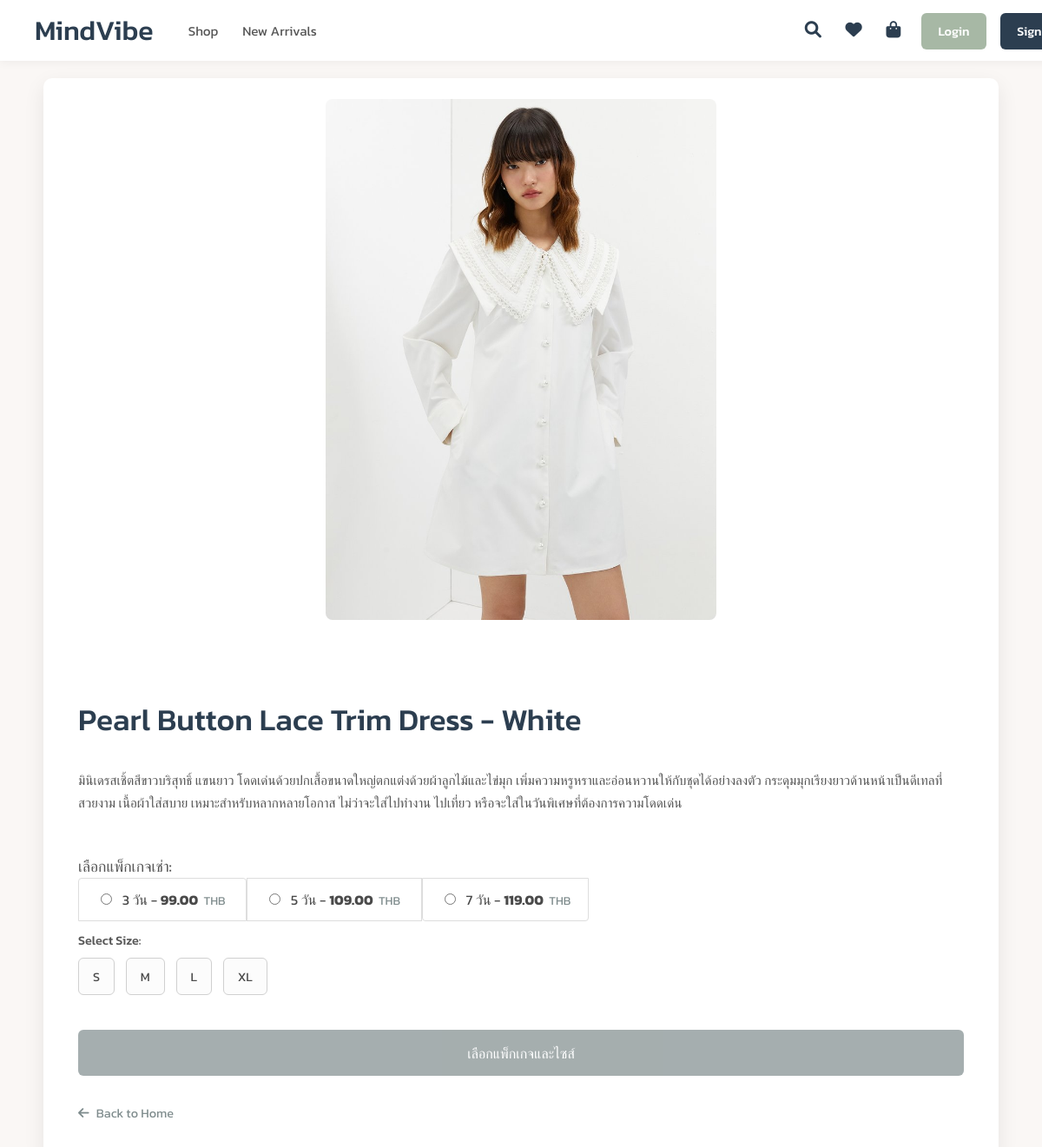
The app's page /clothing/10/ with its own data.
### clothes/models.py (models this page shows, shortened)
class Clothing(models.Model):
    category = models.ForeignKey(
        'Category',
        related_name='clothes',
        on_delete=models.SET_NULL,
        null=True,
        blank=True,
        help_text="เลือกหมวดหมู่สำหรับชุดนี้"
    )
    name = models.CharField(max_length=100, help_text="ชื่อชุด")
    slug = models.SlugField(max_length=120, unique=True, blank=True, help_text="URL (สร้างจากชื่ออัตโนมัติ)")
    description = models.TextField(help_text="รายละเอียดชุด, เนื้อผ้า, คำแนะนำในการเช่า (ถ้ามี)")
    image = models.ImageField(upload_to='clothing_images/', help_text="รูปภาพหลักของชุด")
    price_3_days = models.DecimalField(max_digits=10, decimal_places=2, null=True, blank=True, help_text="ราคาเช่า 3 วัน (บาท)")
    price_5_days = models.DecimalField(max_digits=10, decimal_places=2, null=True, blank=True, help_text="ราคาเช่า 5 วัน (บาท)")
    price_7_days = models.DecimalField(max_digits=10, decimal_places=2, null=True, blank=True, help_text="ราคาเช่า 7 วัน (บาท)")
    available_for_rent = models.BooleanField(default=True, help_text="ชุดนี้พร้อมให้เช่าหรือไม่?")
    created_at = models.DateTimeField(default=timezone.now)
    updated_at = models.DateTimeField(auto_now=True)
    class Meta:
        verbose_name = "สินค้าเสื้อผ้า"
        verbose_name_plural = "สินค้าเสื้อผ้า"
        ordering = ['-created_at', 'name']

### clothes/views.py (the view)
# urls.py: path('clothing/<int:pk>/', views.detail, name='detail'),
def detail(request, pk):
    item = get_object_or_404(Clothing, pk=pk)
    return render(request, 'clothes/detail.html', {'item': item})

### clothes/templates/clothes/detail.html (shortened to what this page needs)
{% load static %}
<!DOCTYPE html>
<html lang="en">
<head>
  <link rel="stylesheet" href="https://cdnjs.cloudflare.com/ajax/libs/font-awesome/6.0.0-beta3/css/all.min.css">
</head>
<body>
  <nav class="navbar">
    <div class="navbar-left">
        <div class="navbar-logo">
            <a href="{% url 'clothes:home' %}">MindVibe</a>
        </div>
        <div class="navbar-categories">
            <a href="#">Shop</a>
            <a href="{% url 'clothes:new_arrivals' %}">New Arrivals</a>
        </div>
    </div>
    <div class="navbar-right">
        <div class="navbar-icons">
            <a href="#" aria-label="Search"><i class="fas fa-search"></i></a>
            <a href="#" aria-label="Wishlist"><i class="fas fa-heart"></i></a>
            <a href="#" aria-label="Shopping Bag"><i class="fas fa-shopping-bag"></i></a>
        </div>
        <div class="navbar-auth">
            {% if user.is_authenticated %}
                <span class="user-greeting">Hi, {{ user.username|default:'User' }}</span>
                <a href="{% url 'clothes:logout' %}" class="btn-logout">Logout</a>
            {% else %}
                <a href="{% url 'clothes:login' %}" class="btn-login">Login</a>
                <a href="{% url 'clothes:signup' %}" class="btn-signup">Sign Up</a>
            {% endif %}
        </div>
    </div>
  </nav>
  <div class="container">
    <div class="image-column">
        {% if item.image %}
            <img src="{{ item.image.url }}" alt="{{ item.name }}">
        {% else %}
            <img src="https://placehold.co/400x500/E0E0E0/A0A0A0?text=No+Image" alt="{{ item.name }}">
        {% endif %}
    </div>
    <div class="info-column">
      <h1>{{ item.name }}</h1>
      <p class="description">{{ item.description }}</p>
        <form id="addToCartForm" method="POST" action="{% url 'clothes:add_to_cart' item.pk %}">
            {% if item.price_3_days or item.price_5_days or item.price_7_days %}
                <div class="rental-options-wrapper" style="margin-bottom: 1.5rem;">
                    <h4 style="font-size: 1.1rem; font-weight: 500; color: #555; margin-bottom: 0.8rem;">เลือกแพ็กเกจเช่า:</h4>
                    <div id="rentalDurationOptions">
                        {% if item.price_3_days %}
                        <label class="list-group-item">
                            <input type="radio" name="rental_duration" value="3_days" data-price="{{ item.price_3_days|floatformat:2 }}" data-duration-text="3 วัน" required class="rental-duration-radio">
                            <span>3 วัน - </span><span style="font-weight:bold;">{{ item.price_3_days|floatformat:2 }}</span><span class="currency" style="font-size: 0.85rem; color: #7f8c8d; margin-left: 0.2rem;"> THB</span>
                        </label>
                        {% endif %}
                        {% if item.price_5_days %}
                        <label class="list-group-item">
                            <input type="radio" name="rental_duration" value="5_days" data-price="{{ item.price_5_days|floatformat:2 }}" data-duration-text="5 วัน" required class="rental-duration-radio">
                            <span>5 วัน - </span><span style="font-weight:bold;">{{ item.price_5_days|floatformat:2 }}</span><span class="currency" style="font-size: 0.85rem; color: #7f8c8d; margin-left: 0.2rem;"> THB</span>
                        </label>
                        {% endif %}
                        {% if item.price_7_days %}
                        <label class="list-group-item">
                            <input type="radio" name="rental_duration" value="7_days" data-price="{{ item.price_7_days|floatformat:2 }}" data-duration-text="7 วัน" required class="rental-duration-radio">
                            <span>7 วัน - </span><span style="font-weight:bold;">{{ item.price_7_days|floatformat:2 }}</span><span class="currency" style="font-size: 0.85rem; color: #7f8c8d; margin-left: 0.2rem;"> THB</span>
                        </label>
                        {% endif %}
                    </div>
                </div>
            {% else %}
                <p class="price-tag" style="color: #c0392b;">Price on request</p>
                <p style="font-size: 0.9rem; color: #7f8c8d; margin-top: -1rem; margin-bottom: 1.5rem;">
                    กรุณาติดต่อสอบถามข้อมูลราคา
                </p>
            {% endif %}
            <div class="size-wrapper">
                <label>Select Size:</label>
                <div class="size-buttons">
                    <button type="button" class="size-btn" onclick="selectSize(this, 'S')">S</button>
                    <button type="button" class="size-btn" onclick="selectSize(this, 'M')">M</button>
                    <button type="button" class="size-btn" onclick="selectSize(this, 'L')">L</button>
                    <button type="button" class="size-btn" onclick="selectSize(this, 'XL')">XL</button>
                </div>
            </div>
            {% if item.available_for_rent %}
                <button type="submit" id="submitAddToCartBtn" class="add-to-cart-btn" disabled>
                </button>
            {% else %}
                <button type="button" class="add-to-cart-btn" disabled>
                    Currently Unavailable
                </button>
            {% endif %}
        </form>
      <a href="{% url 'clothes:home' %}" class="back-link"><i class="fas fa-arrow-left"></i> Back to Home</a>
    </div>
  </div>
</body>
</html>

### clothes/templates/clothes/detail.html (style rules this page uses)
body { font-family: 'Kanit', sans-serif; background-color: #FAF7F5; color: #4A4A4A; margin: 0; padding: 2rem; padding-top: 90px; display: flex; justify-content: center; align-items: flex-start; min-height: 100vh; }
.container { display: flex; flex-wrap: wrap; max-width: 1100px; width: 100%; background-color: #FFFFFF; border-radius: 10px; box-shadow: 0 8px 25px rgba(0, 0, 0, 0.08); overflow: hidden; }
.image-column { flex: 1 1 50%; min-width: 300px; padding: 1.5rem; display: flex; justify-content: center; align-items: center; }
.image-column img { max-width: 100%; max-height: 600px; height: auto; border-radius: 8px; object-fit: cover; }
.info-column { flex: 1 1 50%; min-width: 300px; padding: 2.5rem; display: flex; flex-direction: column; }
.info-column h1 { font-size: 2.2rem; color: #2C3E50; margin-bottom: 1rem; font-weight: 500; }
.info-column .description { font-size: 0.95rem; line-height: 1.7; color: #555; margin-bottom: 1.5rem; }
.rental-options-wrapper label.list-group-item { cursor: pointer; border: 1px solid #ddd; padding: 0.75rem 1.25rem; margin-bottom: -1px; border-radius: 0; transition: background-color 0.2s ease; }
.rental-options-wrapper label.list-group-item:first-child { border-top-left-radius: .25rem; border-top-right-radius: .25rem; }
.rental-options-wrapper label.list-group-item:last-child { border-bottom-left-radius: .25rem; border-bottom-right-radius: .25rem; margin-bottom: 0; }
.rental-options-wrapper input[type="radio"] { margin-right: 0.5rem; }
.size-wrapper { margin-bottom: 1.5rem; }
.size-wrapper > label { display: block; margin-bottom: 0.6rem; color: #555555; font-weight: 500; font-size: 0.9rem; }
.size-buttons { display: flex; gap: 0.8rem; }
.size-btn { padding: 0.6rem 1rem; border: 1px solid #D0D0D0; border-radius: 6px; background-color: #FCFCFC; color: #4A4A4A; cursor: pointer; font-family: 'Kanit', sans-serif; font-size: 0.9rem; transition: background-color 0.2s ease, border-color 0.2s ease, color 0.2s ease; }
.add-to-cart-btn { font-family: 'Kanit', sans-serif; font-size: 1rem; font-weight: 500; padding: 0.9rem 1.5rem; background-color: #2C3E50; color: white; border: none; border-radius: 6px; cursor: pointer; text-decoration: none; display: inline-block; width: 100%; text-align: center; transition: background-color 0.25s ease, transform 0.15s ease, opacity 0.25s ease; margin-top: 1rem; }
.add-to-cart-btn:disabled { background-color: #7f8c8d; cursor: not-allowed; opacity: 0.7; }
.back-link { display: inline-block; margin-top: 2rem; color: #7F8C8D; text-decoration: none; font-size: 0.9rem; transition: color 0.2s ease; }
.back-link i { margin-right: 0.3rem; }
.navbar { background-color: #FFFFFF; height: 70px; padding: 0 2.5rem; box-shadow: 0 2px 10px rgba(0, 0, 0, 0.05); display: flex; justify-content: space-between; align-items: center; position: fixed; top: 0; left: 0; width: 100%; z-index: 1000; }
.navbar-left { display: flex; align-items: center; }
.navbar-logo a { font-size: 2rem; font-weight: 500; color: #2C3E50; text-decoration: none; margin-right: 2.5rem; }
.navbar-categories a { color: #555; text-decoration: none; margin-right: 1.5rem; font-weight: 400; font-size: 0.95rem; transition: color 0.2s ease; }
.navbar-right { display: flex; align-items: center; }
.navbar-icons a, .navbar-auth > a, .navbar-auth > span { color: #2C3E50; text-decoration: none; margin-left: 1.5rem; font-size: 1.1rem; transition: color 0.2s ease; }
.navbar-icons a i { font-size: 1.2rem; }
.navbar-auth .btn-login, .navbar-auth .btn-signup, .navbar-auth .btn-logout { padding: 0.6rem 1.2rem; border-radius: 6px; color: white; font-weight: 500; text-decoration: none; transition: background-color 0.25s ease, transform 0.15s ease; border: none; font-size: 0.9rem; }
.navbar-auth .btn-login { background-color: #A7B8A5; }
.navbar-auth .btn-signup { background-color: #2C3E50; margin-left:0.8rem; }

### records on screen
Clothing: image (picture), name "Pearl Button Lace Trim Dress - White", description "มินิเดรสเชิ้ตสีขาวบริสุทธิ์ แขนยาว โดดเด่นด้วยปกเสื้อขนาดใหญ่ตกแต่งด้วยผ้าลูกไม้และไข่มุก เพิ่มความหรูหราและอ่อนหวานให้กับชุดได้อย่างลงตัว กระดุมมุกเรียงยาวด้านหน้าเป็นดีเทลที่สวยงาม เนื้อผ้าใส่สบาย เหมาะสำหรับหลากหลายโอกาส ไม่ว่าจะใส่ไปทำงาน ไปเที่ยว หรือจะใส่ในวันพิเศษที่ต้องการความโดดเด่น", price_3_days "99.00", price_5_days "109.00", price_7_days "119.00"
